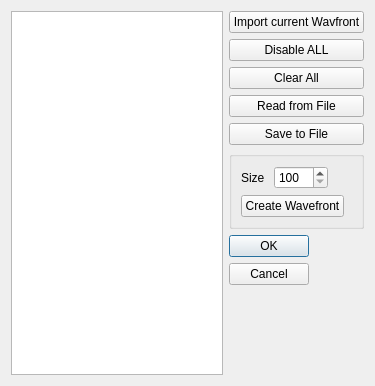
<?xml version="1.0" encoding="UTF-8"?>
<ui version="4.0">
 <class>zernikeEditDlg</class>
 <widget class="QDialog" name="zernikeEditDlg">
  <property name="geometry">
   <rect>
    <x>0</x>
    <y>0</y>
    <width>375</width>
    <height>386</height>
   </rect>
  </property>
  <property name="windowTitle">
   <string>Edit Zernike Val;ues</string>
  </property>
  <layout class="QVBoxLayout" name="verticalLayout_2">
   <item>
    <layout class="QHBoxLayout" name="horizontalLayout_2">
     <item>
      <widget class="QTableView" name="tableView"/>
     </item>
     <item>
      <layout class="QVBoxLayout" name="verticalLayout">
       <item>
        <widget class="QPushButton" name="useCurrent">
         <property name="text">
          <string>Import current Wavfront</string>
         </property>
        </widget>
       </item>
       <item>
        <widget class="QPushButton" name="disable">
         <property name="text">
          <string>Disable ALL</string>
         </property>
        </widget>
       </item>
       <item>
        <widget class="QPushButton" name="clearAll">
         <property name="text">
          <string>Clear All</string>
         </property>
        </widget>
       </item>
       <item>
        <widget class="QPushButton" name="read">
         <property name="text">
          <string>Read from File</string>
         </property>
        </widget>
       </item>
       <item>
        <widget class="QPushButton" name="save">
         <property name="text">
          <string>Save to File</string>
         </property>
        </widget>
       </item>
       <item>
        <widget class="QGroupBox" name="groupBox">
         <property name="title">
          <string/>
         </property>
         <layout class="QFormLayout" name="formLayout">
          <item row="0" column="0">
           <layout class="QHBoxLayout" name="horizontalLayout">
            <item>
             <widget class="QLabel" name="label">
              <property name="text">
               <string>Size </string>
              </property>
             </widget>
            </item>
            <item>
             <widget class="QSpinBox" name="sizeSb">
              <property name="minimum">
               <number>100</number>
              </property>
              <property name="maximum">
               <number>1000</number>
              </property>
             </widget>
            </item>
           </layout>
          </item>
          <item row="1" column="0">
           <widget class="QPushButton" name="createSurface">
            <property name="text">
             <string>Create Wavefront</string>
            </property>
           </widget>
          </item>
         </layout>
        </widget>
       </item>
       <item>
        <widget class="QDialogButtonBox" name="buttonBox">
         <property name="orientation">
          <enum>Qt::Vertical</enum>
         </property>
         <property name="standardButtons">
          <set>QDialogButtonBox::Cancel|QDialogButtonBox::Ok</set>
         </property>
        </widget>
       </item>
      </layout>
     </item>
    </layout>
   </item>
  </layout>
 </widget>
 <resources/>
 <connections>
  <connection>
   <sender>buttonBox</sender>
   <signal>accepted()</signal>
   <receiver>zernikeEditDlg</receiver>
   <slot>accept()</slot>
   <hints>
    <hint type="sourcelabel">
     <x>248</x>
     <y>254</y>
    </hint>
    <hint type="destinationlabel">
     <x>157</x>
     <y>274</y>
    </hint>
   </hints>
  </connection>
  <connection>
   <sender>buttonBox</sender>
   <signal>rejected()</signal>
   <receiver>zernikeEditDlg</receiver>
   <slot>reject()</slot>
   <hints>
    <hint type="sourcelabel">
     <x>316</x>
     <y>260</y>
    </hint>
    <hint type="destinationlabel">
     <x>286</x>
     <y>274</y>
    </hint>
   </hints>
  </connection>
 </connections>
</ui>
